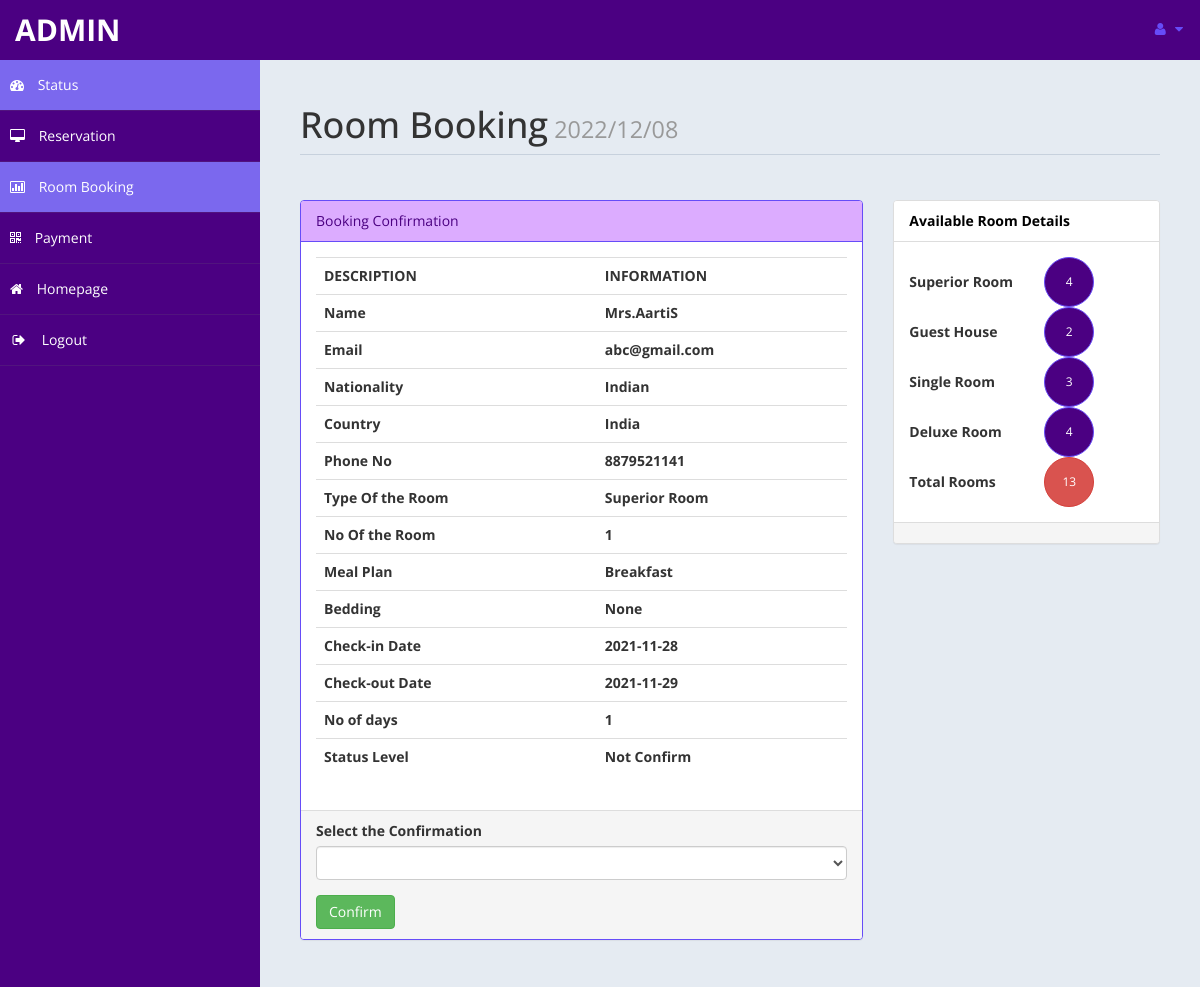
The page /admin/roombook.php?rid=1 (signed in) on the database its author committed.
### tables this page shows
CREATE TABLE `roombook` (
  `id` int(10) UNSIGNED NOT NULL,
  `Title` varchar(5) DEFAULT NULL,
  `FName` text DEFAULT NULL,
  `LName` text DEFAULT NULL,
  `Email` varchar(50) DEFAULT NULL,
  `National` varchar(30) DEFAULT NULL,
  `Country` varchar(30) DEFAULT NULL,
  `Phone` text DEFAULT NULL,
  `TRoom` varchar(20) DEFAULT NULL,
  `Bed` varchar(10) DEFAULT NULL,
  `NRoom` varchar(2) DEFAULT NULL,
  `Meal` varchar(15) DEFAULT NULL,
  `cin` date DEFAULT NULL,
  `cout` date DEFAULT NULL,
  `stat` varchar(15) DEFAULT NULL,
  `nodays` int(11) DEFAULT NULL
);

### admin/roombook.php (the view, shortened to what this page needs)
<?php
		if(!isset($_GET["rid"]))
		{
			 header("location:index.php");
		}
		else {
				$curdate=date("Y/m/d");
				include ('db.php');
				$id = $_GET['rid'];
				$sql ="Select * from roombook where id = '$id'";
				$re = mysqli_query($con,$sql);
				while($row=mysqli_fetch_array($re))
				{
					$title = $row['Title'];
					$fname = $row['FName'];
					$lname = $row['LName'];
					$email = $row['Email'];
					$nat = $row['National'];
					$country = $row['Country'];
					$Phone = $row['Phone'];
					$troom = $row['TRoom'];
					$nroom = $row['NRoom'];
					$bed = $row['Bed'];
					$meal = $row['Meal'];
					$cin = $row['cin'];
					$cout = $row['cout'];
					$sta = $row['stat'];
					$days = $row['nodays'];
				}
	}
			?>
<!DOCTYPE html>
<html xmlns="http://www.w3.org/1999/xhtml">
<head>
    <link href="assets/css/bootstrap.css" rel="stylesheet" />
    <link href="assets/css/font-awesome.css" rel="stylesheet" />
    <link href="assets/js/morris/morris-0.4.3.min.css" rel="stylesheet" />
    <link href="assets/css/custom-styles.css" rel="stylesheet" />
</head>
<body>
    <div id="wrapper">
        <nav class="navbar navbar-default top-navbar" role="navigation">
            <div class="navbar-header">
                <a class="navbar-brand" href="home.php"> <?php echo $_SESSION["user"]; ?> </a>
            </div>
            <ul class="nav navbar-top-links navbar-right">
                <li class="dropdown">
                    <a class="dropdown-toggle" data-toggle="dropdown" href="#" aria-expanded="false">
                        <i class="fa fa-user fa-fw"></i> <i class="fa fa-caret-down"></i>
                    </a>
                </li>
            </ul>
        </nav>
        <nav class="navbar-default navbar-side" role="navigation">
            <div class="sidebar-collapse">
                <ul class="nav" id="main-menu">
				<li>
                        <a style=" background: #7b68ee;" class="active-menu" href="home.php"><i class="fa fa-dashboard"></i> Status</a>
                    </li>
                    <li>
                        <a href="reservation.php"><i class="fa fa-desktop"></i> Reservation </a>
                    </li>
					<li>
                        <a style=" background: #7b68ee;"  href="roombook.php"><i class="fa fa-bar-chart-o"></i> Room Booking</a>
                    </li>
                    <li>
                        <a href="payment.php"><i class="fa fa-qrcode"></i> Payment</a>
                    </li>
                    <li>
                        <a  href="../index.php"><i class="fa fa-home"></i> Homepage</a>
                    </li>
                    <li>
                        <a href="logout.php"><i class="fa fa-sign-out fa-fw"></i> Logout</a>
                    </li>
					</ul>
            </div>
        </nav>
        <div id="page-wrapper">
            <div id="page-inner">
                <div class="row">
                    <div class="col-md-12">
                        <h1 class="page-header">
                            Room Booking<small>	<?php echo  $curdate; ?> </small>
                        </h1>
                    </div>
					<div class="col-md-8 col-sm-8">
                    <div class="panel panel-info">
                        <div class="panel-heading">
                           Booking Confirmation
                        </div>
                        <div class="panel-body">
							<div class="table-responsive">
                                <table class="table">
                                    <tr>
                                            <th>DESCRIPTION</th>
                                            <th>INFORMATION</th>
                                        </tr>
                                        <tr>
                                            <th>Name</th>
                                            <th><?php echo $title.$fname.$lname; ?> </th>
                                        </tr>
										<tr>
                                            <th>Email</th>
                                            <th><?php echo $email; ?> </th>
                                        </tr>
										<tr>
                                            <th>Nationality </th>
                                            <th><?php echo $nat; ?></th>
                                        </tr>
										<tr>
                                            <th>Country </th>
                                            <th><?php echo $country;  ?></th>
                                        </tr>
										<tr>
                                            <th>Phone No </th>
                                            <th><?php echo $Phone; ?></th>
                                        </tr>
										<tr>
                                            <th>Type Of the Room </th>
                                            <th><?php echo $troom; ?></th>
                                        </tr>
										<tr>
                                            <th>No Of the Room </th>
                                            <th><?php echo $nroom; ?></th>
                                        </tr>
										<tr>
                                            <th>Meal Plan </th>
                                            <th><?php echo $meal; ?></th>
                                        </tr>
										<tr>
                                            <th>Bedding </th>
                                            <th><?php echo $bed; ?></th>
                                        </tr>
										<tr>
                                            <th>Check-in Date </th>
                                            <th><?php echo $cin; ?></th>
                                        </tr>
										<tr>
                                            <th>Check-out Date</th>
                                            <th><?php echo $cout; ?></th>
                                        </tr>
										<tr>
                                            <th>No of days</th>
                                            <th><?php echo $days; ?></th>
                                        </tr>
										<tr>
                                            <th>Status Level</th>
                                            <th><?php echo $sta; ?></th>
                                        </tr>
                                </table>
                            </div>
                        </div>
                        <div class="panel-footer">
                            <form method="post">
										<div class="form-group">
														<label>Select the Confirmation</label>
														<select name="conf"class="form-control">
															<option value selected>	</option>
															<option value="Confirm">Confirm</option>
														</select>
										 </div>
							<input type="submit" name="co" value="Confirm" class="btn btn-success">
							</form>
                        </div>
                    </div>
					</div>
					<?php
						$rsql ="select * from room";
						$rre= mysqli_query($con,$rsql);
						$r =0 ;
						$sc =0;
						$gh = 0;
						$sr = 0;
						$dr = 0;
						while($rrow=mysqli_fetch_array($rre))
						{
							$r = $r + 1;
							$s = $rrow['type'];
							if($s=="Superior Room" )
							{
								$sc = $sc+ 1;
							}
							if($s=="Guest House")
							{
								$gh = $gh + 1;
							}
							if($s=="Single Room" )
							{
								$sr = $sr + 1;
							}
							if($s=="Deluxe Room" )
							{
								$dr = $dr + 1;
							}
						}
						?>
						<?php
						$csql ="select * from payment";
						$cre= mysqli_query($con,$csql);
						$cr =0 ;
						$csc =0;
						$cgh = 0;
						$csr = 0;
						$cdr = 0;
						while($crow=mysqli_fetch_array($cre))
						{
							$cr = $cr + 1;
							$cs = $crow['troom'];
							if($cs=="Guest House" )
							{
								$cgh = $cgh + 1;
							}
						}
					?>
					<div class="col-md-4 col-sm-4">
                    <div class="panel panel-default">
                        <div class="panel-heading">
                           Available Room Details
                        </div>
                        <div class="panel-body">
						<table width="200px">
							<tr>
								<td><b>Superior Room	 </b></td>
								<td><button type="button" class="btn btn-primary btn-circle"><?php
									$f1 =$sc - $csc;
									if($f1 <=0 )
									{	$f1 = "NO";
										echo $f1;
									}
									else{
											echo $f1;
									}
								?> </button></td>
							</tr>
							<tr>
								<td><b>Guest House</b>	 </td>
								<td><button type="button" class="btn btn-primary btn-circle"><?php
								$f2 =  $gh -$cgh;
								if($f2 <=0 )
									{	$f2 = "NO";
										echo $f2;
									}
									else{
											echo $f2;
									}
								?> </button></td>
							</tr>
							<tr>
								<td><b>Single Room	 </b></td>
								<td><button type="button" class="btn btn-primary btn-circle"><?php
								$f3 =$sr - $csr;
								if($f3 <=0 )
									{	$f3 = "NO";
										echo $f3;
									}
									else{
											echo $f3;
									}
								?> </button></td>
							</tr>
							<tr>
								<td><b>Deluxe Room</b>	 </td>
								<td><button type="button" class="btn btn-primary btn-circle"><?php
								$f4 =$dr - $cdr;
								if($f4 <=0 )
									{	$f4 = "NO";
										echo $f4;
									}
									else{
											echo $f4;
									}
								?> </button></td>
							</tr>
							<tr>
								<td><b>Total Rooms	</b> </td>
								<td> <button type="button" class="btn btn-danger btn-circle"><?php
								$f5 =$r-$cr;
								if($f5 <=0 )
									{	$f5 = "NO";
										echo $f5;
									}
									else{
											echo $f5;
									}
								 ?> </button></td>
							</tr>
						</table>
						</div>
                        <div class="panel-footer">
                        </div>
                    </div>
					</div>
                </div>
                </div>
         </div>
        </div>
</body>
</html>

### admin/assets/css/custom-styles.css (style rules this page uses)
body { font-family: 'Open Sans', sans-serif; }
#wrapper { width: 100%; background: #4b0082; }
#page-wrapper { padding: 15px 15px; min-height: 600px; background: #E5EBF2; }
#page-inner { width: 100%; margin: 10px 20px 10px 0px; background-color: transparent; padding: 10px; min-height: 1200px; }
h1, .h1, h2, .h2, h3, .h3 { margin-top: 7px; margin-bottom: -5px; }
.page-header { padding-bottom: 9px; margin: 10px 0 45px; border-bottom: 1px solid #C7D1DD; }
.panel-default>.panel-heading { color: #000; background-color: #FFFFFF; border-color: #ddd; font-weight: bold; }
.top-navbar { margin: 0px; }
.top-navbar .navbar-brand { color: #fff; width: 260px; text-align: left; height: 60px; font-size: 30px; font-weight: 700; text-transform: uppercase; line-height: 30px; }
.top-navbar .nav>li { position: relative; display: inline-block; }
.top-navbar .nav>li>a { position: relative; display: block; padding: 19px 15px; color: #664cf8; }
.active-menu { background-color: #7B68EE!important; }
.sidebar-collapse, .sidebar-collapse .nav { background: none; }
.sidebar-collapse .nav { padding: 0; }
.sidebar-collapse .nav>li>a { color: #fff; background: transparent; text-shadow: none; }
.sidebar-collapse>.nav>li>a { padding: 15px 10px; }
.sidebar-collapse>.nav>li { border-bottom: 1px solid rgba(107, 108, 109, 0.19); }
.navbar-side { border: none; background-color: transparent; }
.top-navbar { background: #4b0082; border-bottom: none; }
.top-navbar .nav>li>a>i { margin-right: 2px; }
.navbar-default { border: 0px solid black; }
.navbar-header { background: #4b0082; }
.nav>li>a>i { margin-right: 10px; }
.btn-circle { width: 50px; height: 50px; padding: 6px 0; -webkit-border-radius: 25px; -moz-border-radius: 25px; border-radius: 25px; text-align: center; font-size: 12px; line-height: 1.428571429; }
@media (min-width:768px) { #page-wrapper { margin: 0 0 0 260px; padding: 15px 30px; min-height: 1200px; } }
@media (min-width:768px) { .navbar-side { z-index: 1; position: absolute; width: 260px; } }
@media (min-width:768px) { .navbar { border-radius: 0px; } }

### rows shown on the page
roombook: Title "Mrs.", FName "Aarti", LName "S", Email "abc@gmail.com", National "Indian", Country "India", Phone "8879521141", TRoom "Superior Room", NRoom "1", Meal "Breakfast", Bed "None", cin "2021-11-28", cout "2021-11-29", nodays "1", stat "Not Confirm"

### other values the page prints
$_SESSION["user"] "ADMIN"
$f1 "4"
$f2 "2"
$f3 "3"
$f4 "4"
$f5 "13"
